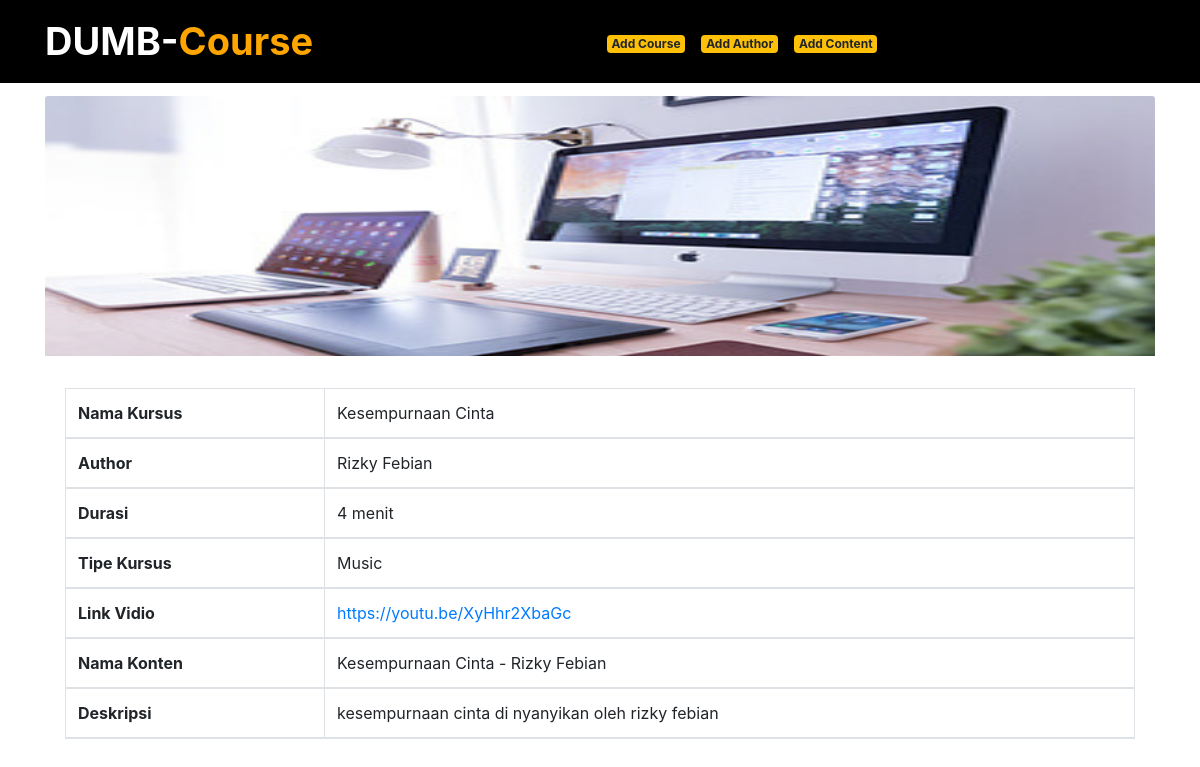
Screenshot of /detail.php?id=3 with the database file from the repository.
### tables this page shows
CREATE TABLE `author` (
  `id` int(11) NOT NULL AUTO_INCREMENT,
  `name_author` varchar(100) DEFAULT NULL,
  PRIMARY KEY (`id`)
);

CREATE TABLE `course` (
  `id` int(11) NOT NULL AUTO_INCREMENT,
  `name_course` varchar(100) DEFAULT NULL,
  `thumbnail` varchar(100) DEFAULT NULL,
  `id_author` int(5) DEFAULT NULL,
  `duration` varchar(100) DEFAULT NULL,
  `description` text DEFAULT NULL,
  PRIMARY KEY (`id`)
);

CREATE TABLE `content` (
  `id` int(11) NOT NULL AUTO_INCREMENT,
  `name_content` varchar(100) DEFAULT NULL,
  `video_link` varchar(100) DEFAULT NULL,
  `type` varchar(100) DEFAULT NULL,
  `id_course` int(5) DEFAULT NULL,
  PRIMARY KEY (`id`)
);

### detail.php (the view, shortened to what this page needs)
<?php include('header.php'); ?>
<?php
include 'koneksi.php';
$id = $_GET['id'];
$sql = mysqli_query($koneksi, "SELECT * FROM author INNER JOIN content  INNER JOIN course WHERE course.id=$id AND author.id=$id AND content.id=$id");
$row = mysqli_fetch_assoc($sql);
?>
<div class="container">
  <div class="row">
    <div class="col">
      <img src="img/<?= $row['thumbnail']; ?>" class="card-img-top detail-img" alt="course">
      <div class="card-body detail">
        <table class="table table-bordered">
          <thead>
            <tr>
              <th>Nama Kursus</th>
              <td><?= $row['name_course']; ?></td>
            </tr>
            <tr>
              <th>Author</th>
              <td><?= $row['name_author']; ?></td>
            </tr>
            <tr>
              <th>Durasi</th>
              <td><?= $row['duration']; ?></td>
            </tr>
            <tr>
              <th>Tipe Kursus</th>
              <td><?= $row['type']; ?></td>
            </tr>
            <tr>
              <th>Link Vidio</th>
              <td><a href="<?= $row['video_link']; ?>"><?= $row['video_link']; ?></a></td>
            </tr>
            <tr>
              <th>Nama Konten</th>
              <td><?= $row['name_content']; ?></td>
            </tr>
            <tr>
              <th>Deskripsi</th>
              <td><?= $row['description']; ?></td>
            </tr>
          </thead>
        </table>
      </div>
    </div>
  </div>
</div>

### style.css (style rules this page uses)
.card-img-top { width: 250px; height: 260px; }
.detail-img { width: 100%; }

### rows the page displays
author: course.thumbnail (picture), course.name_course "Kesempurnaan Cinta", name_author "Rizky Febian", course.duration "4 menit", content.type "Music", content.video_link "https://youtu.be/XyHhr2XbaGc", content.name_content "Kesempurnaan Cinta - Rizky Febian", course.description "kesempurnaan cinta di nyanyikan oleh rizky febian"
